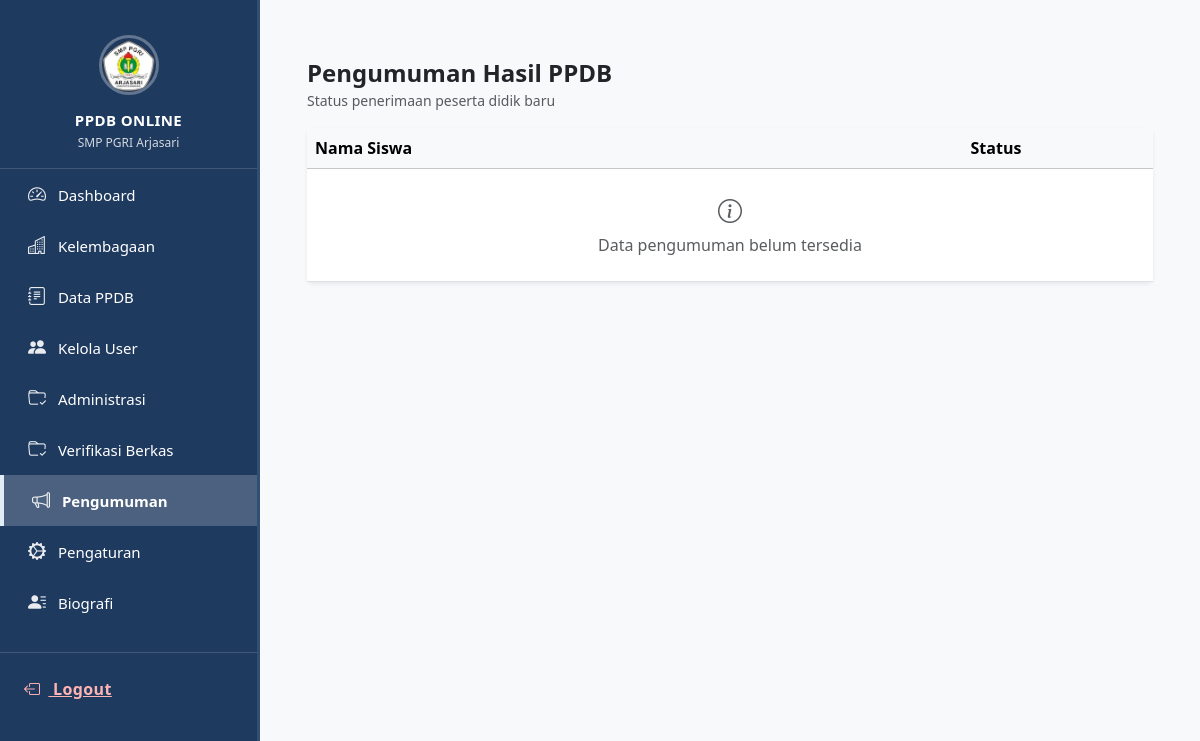
Before: /dashboard/pengumuman (signed in) with the older database file.
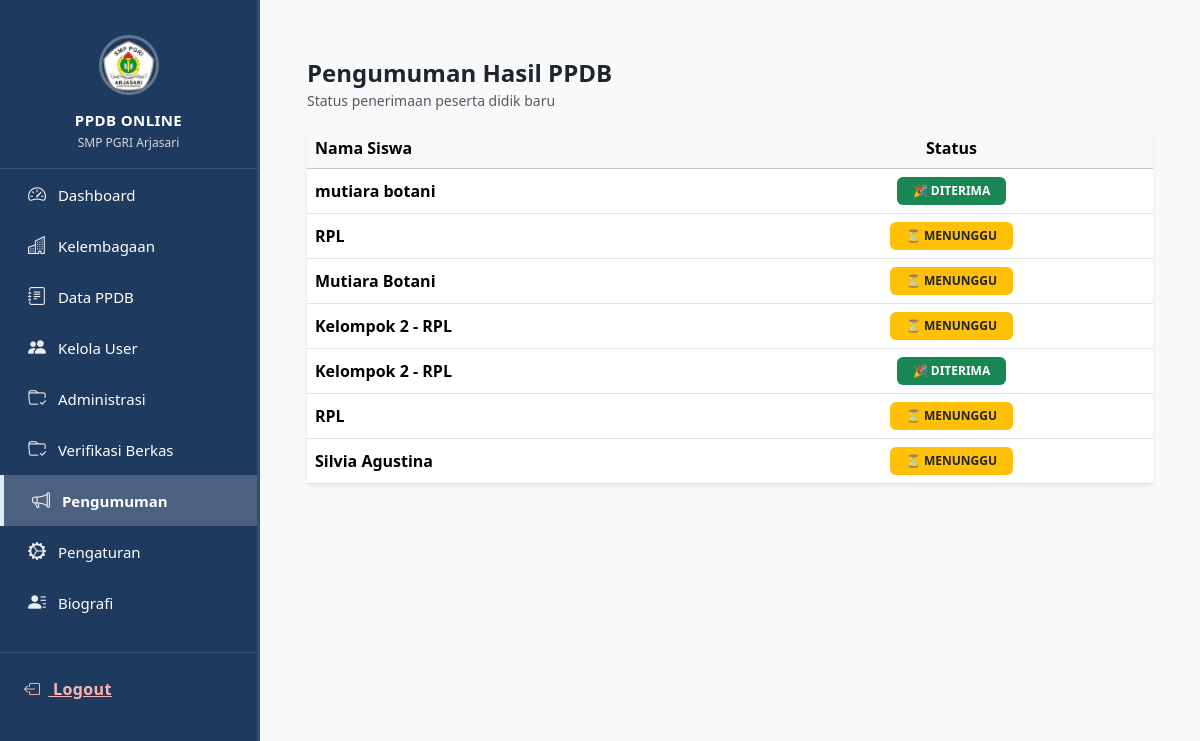
After: the same page with the newer database file.
### tables this page shows
CREATE TABLE `pendaftar` (
  `id_pendaftar` int NOT NULL,
  `id_pengguna` int DEFAULT NULL,
  `nik` varchar(16) DEFAULT NULL,
  `nisn` varchar(10) DEFAULT NULL,
  `nama_lengkap` varchar(100) DEFAULT NULL,
  `jenis_kelamin` enum('Laki-laki','Perempuan') DEFAULT NULL,
  `tempat_lahir` varchar(50) DEFAULT NULL,
  `tanggal_lahir` date DEFAULT NULL,
  `agama` enum('Islam','Kristen','Katolik','Hindu','Budha','Konghucu','Lainnya') DEFAULT NULL,
  `alamat` text,
  `status_tinggal` enum('bersama_ortu','wali','kost','asrama','lainnya') DEFAULT 'bersama_ortu',
  `asal_sekolah` varchar(100) DEFAULT NULL,
  `anak_ke` int DEFAULT NULL,
  `jumlah_saudara` int DEFAULT NULL,
  `status_anak` enum('kandung','tiri','angkat') NOT NULL,
  `yatim_status` enum('bukan','yatim','piatu','yatim_piatu') DEFAULT 'bukan',
  `bahasa_rumah` varchar(100) DEFAULT NULL,
  `tinggi_badan` int DEFAULT NULL,
  `berat_badan` int DEFAULT NULL,
  `penyakit` text,
  `tahun_lulus` year DEFAULT NULL,
  `nomor_hp` varchar(20) DEFAULT NULL,
  `email` varchar(100) DEFAULT NULL,
  `tanggal_daftar` timestamp NULL DEFAULT CURRENT_TIMESTAMP,
  `status_data` enum('belum_lengkap','lengkap','terverifikasi') DEFAULT 'belum_lengkap'
);

### app/controllers/DashboardController.php (called while the page is built, shortened)
<?php
require_once __DIR__ . '/../models/Pengumuman.php';
class DashboardController {
        public function pengumuman()
{
    $pengumuman = new Pengumuman();
    $list = $pengumuman->getAll();
    $list = $pengumuman->getAll();
    require __DIR__ . '/../views/admin/layout_admin.php';
}
}

### core/Router.php (called while the page is built, shortened)
<?php
class Router {
    private $routes = [];
    public function get($uri, $action){
        $this->routes['GET'][$uri] = $action;
    }
    public function post($uri, $action){
        $this->routes['POST'][$uri] = $action;
    }
    public function run(){
        $uri = parse_url($_SERVER['REQUEST_URI'], PHP_URL_PATH);
        $method = $_SERVER['REQUEST_METHOD'];
        $route = $this->routes[$method][$uri] ?? null;
        list($controller, $method) = explode('@', $route);
        $object = new $controller;
        return $object->$method();
    }
}

### index.php (called while the page is built, shortened)
<?php
require_once __DIR__ . "/core/Config.php";
require_once __DIR__ . "/core/Router.php";
$router = new Router();
$router->get('/', 'AuthController@homepage');
$router->get('/login', 'AuthController@login');
$router->post('/login', 'AuthController@processLogin');
$router->get('/register', 'AuthController@register');
$router->post('/register/process', 'AuthController@processRegister');
$router->get('/dashboard', 'DashboardController@index');
$router->get('/dashboard/kelembagaan', 'DashboardController@kelembagaan');
$router->get('/dashboard/data_ppdb', 'DashboardController@dataPPDB');
$router->get('/dashboard/users', 'DashboardController@users');
$router->get('/dashboard/user/create', 'DashboardController@createUser');
$router->post('/dashboard/user/store', 'DashboardController@storeUser');
$router->get('/admin/dashboard', 'DashboardController@index');
$router->get('/siswa/dashboard', 'DashboardController@index');
$router->get('/dashboard/pembayaran/hapus', 'DashboardController@hapusPembayaran');
$router->get('/dashboard/hapusPembayaran', 'DashboardController@hapusPembayaran');
$router->get('/dashboard/user/edit', 'DashboardController@editUser');
$router->post('/dashboard/user/update', 'DashboardController@updateUser');
$router->post('/dashboard/updateUser', 'DashboardController@updateUser');
$router->get('/dashboard/user/delete', 'DashboardController@deleteUser');
$router->get('/dashboard/pengaturan', 'DashboardController@pengaturan');
$router->get('/dashboard/administrasi', 'DashboardController@administrasi');
$router->get('/dashboard/verifikasibayar', 'DashboardController@verifikasibayar');
$router->get('/dashboard/verifikasiBerkas', 'DashboardController@verifikasiBerkas');
$router->get('/dashboard/validBerkas', 'DashboardController@validBerkas');
$router->get('/dashboard/invalidBerkas', 'DashboardController@invalidBerkas');
$router->get('/dashboard/biografi', 'DashboardController@biografi');
$router->get('/admin/ppdb', 'DashboardController@index');
$router->get('/admin/ppdb/detail', 'DashboardController@detail');
$router->get('/admin/ppdb/edit', 'DashboardController@edit');
$router->post('/admin/ppdb/update', 'DashboardController@update');
$router->get('/admin/ppdb/delete', 'DashboardController@delete');
$router->get('/admin/ppdb/cetak', 'DashboardController@cetakPPDB');
$router->get('/dashboard/pengumuman', 'DashboardController@pengumuman');
$router->get('/siswa/formulir', 'FormulirController@index');
$router->post('/siswa/formulir/simpan', 'FormulirController@simpan');
$router->get('/siswa/formulir/cetak', 'FormulirController@cetak');
$router->get("/siswa/berkas_pendaftar", "BerkasController@index");
$router->post("/siswa/berkas/upload", "BerkasController@upload");
$router->get('/siswa/pembayaran', 'PembayaranController@index');
$router->post('/siswa/pembayaran/upload', 'PembayaranController@upload');
$router->get("/siswa/pengumuman", "PengumumanController@index");
$router->get('/forgot', 'AuthController@forgot');
$router->post('/forgot', 'AuthController@processForgot');
$router->get('/reset', 'AuthController@resetForm');
$router->post('/reset', 'AuthController@processReset');
$router->get('/logout', 'LogoutController@index');
$router->run();

### core/Config.php (called while the page is built, shortened)
<?php
class Config {
    private static $env = null;
    private static function loadEnv(){
        if(self::$env !== null){
            return;
        }
        self::$env = [];
        $path = __DIR__ . '/../.env';
        $file = file($path);
        foreach($file as $line){
            $line = trim($line);
            if(!$line || $line[0] == '#') continue;
            list($name, $value) = explode('=', $line, 2);
            $name  = trim($name);
            $value = trim($value);
            self::$env[$name] = $value;
        }
    }
    public static function env($key){
        return self::$env[$key] ?? null;
    }
}

### core/Database.php (called while the page is built, shortened)
<?php
require_once __DIR__ . '/Config.php';
class Database {
    public function __construct() {
        $host = Config::env('DB_HOST');
        $user = Config::env('DB_USER');
        $pass = Config::env('DB_PASS');
        $name = Config::env('DB_NAME');
        $this->conn = new mysqli($host, $user, $pass, $name);
    }
}

### app/models/Pengumuman.php (called while the page is built, shortened)
<?php
require_once __DIR__ . "/../../core/Database.php";
class Pengumuman extends Database {
    public function getAll()
{
    $sql = "
        SELECT
            p.id_pendaftar,
            p.nama_lengkap,
            MAX(pg.status_penerimaan) AS status_penerimaan
        FROM pengumuman pg
        JOIN pendaftar p
            ON p.id_pendaftar = pg.id_pendaftar
        GROUP BY p.id_pendaftar, p.nama_lengkap
    ";
    $stmt = $this->conn->prepare($sql);
    $stmt->execute();
    return $stmt->get_result()->fetch_all(MYSQLI_ASSOC);
}
}

### app/views/admin/pengumuman.php (the view, shortened to what the changed rows need)
<!DOCTYPE html>
<html lang="id">
<head>
<link href="https://cdn.jsdelivr.net/npm/bootstrap@5.3.3/dist/css/bootstrap.min.css" rel="stylesheet">
<link href="https://cdn.jsdelivr.net/npm/bootstrap-icons@1.11.3/font/bootstrap-icons.css" rel="stylesheet">
</head>
<body class="bg-light">
<div class="container mt-4">
    <div class="card shadow-sm border-0">
        <div class="card-body p-0">
            <div class="table-responsive">
                <table class="table table-hover align-middle mb-0">
                    <thead class="table-light">
                        <tr>
                            <th>Nama Siswa</th>
                            <th class="text-center">Status</th>
                        </tr>
                    </thead>
                    <tbody>
                    <?php if (!empty($list)): ?>
                        <?php foreach ($list as $row): ?>
                        <tr>
                            <td class="fw-semibold">
                                <?= htmlspecialchars($row['nama_lengkap']) ?>
                            </td>
                            <td class="text-center">
                                <?php if ($row['status_penerimaan'] === 'diterima'): ?>
                                    <span class="badge bg-success px-3 py-2">
                                        🎉 DITERIMA
                                    </span>
                                <?php elseif ($row['status_penerimaan'] === 'ditolak'): ?>
                                    <span class="badge bg-danger px-3 py-2">
                                        ❌ DITOLAK
                                    </span>
                                <?php else: ?>
                                    <span class="badge bg-warning text-dark px-3 py-2">
                                        ⏳ MENUNGGU
                                    </span>
                                <?php endif; ?>
                            </td>
                        </tr>
                        <?php endforeach; ?>
                    <?php else: ?>
                        <tr>
                            <td colspan="2" class="text-center text-muted py-4">
                                <i class="bi bi-info-circle fs-4 d-block mb-1"></i>
                                Data pengumuman belum tersedia
                            </td>
                        </tr>
                    <?php endif; ?>
                    </tbody>
                </table>
            </div>
        </div>
    </div>
</div>
</body>
</html>

Changed rows visible on the page:
added pendaftar: nama_lengkap "mutiara botani", shows "🎉 DITERIMA"
added pendaftar: nama_lengkap "RPL", shows "⏳ MENUNGGU"
added pendaftar: nama_lengkap "Mutiara Botani", shows "⏳ MENUNGGU"
added pendaftar: nama_lengkap "Kelompok 2 - RPL", shows "⏳ MENUNGGU"
added pendaftar: nama_lengkap "Kelompok 2 - RPL", shows "🎉 DITERIMA"
added pendaftar: nama_lengkap "RPL", shows "⏳ MENUNGGU"
added pendaftar: nama_lengkap "Silvia Agustina", shows "⏳ MENUNGGU"
Other visible differences:
text no longer shown: "Data pengumuman belum tersedia"
